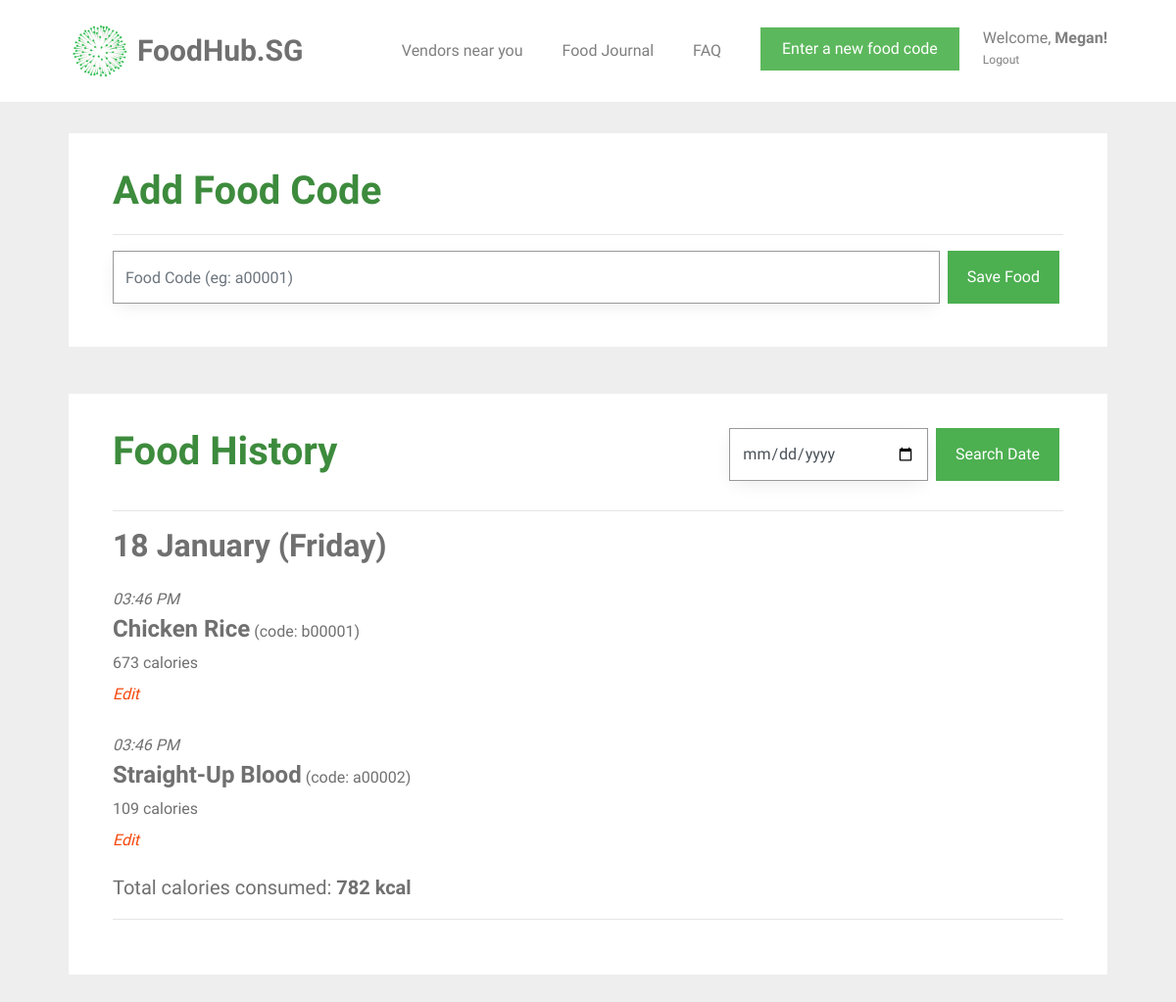
Page /food_journal (signed in) on the earlier database version.
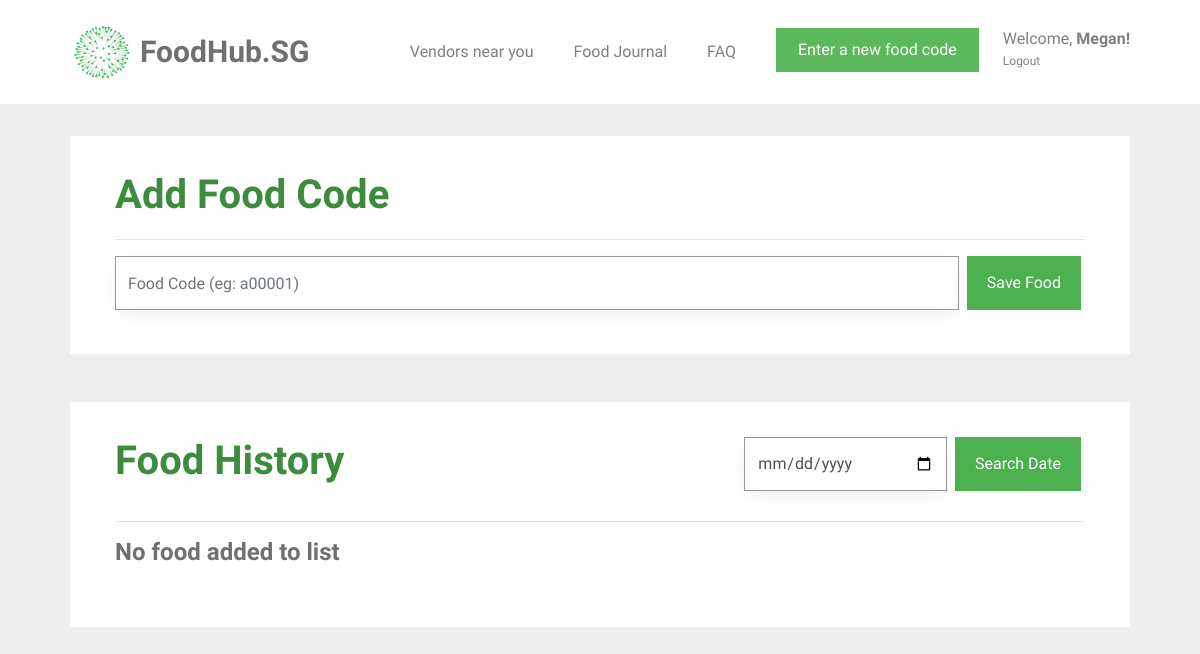
Same page on the later database version.
### tables this page shows
CREATE TABLE "user" (
	`id`	INTEGER PRIMARY KEY AUTOINCREMENT,
	`name`	TEXT NOT NULL,
	`email`	VARCHAR ( 512 ) NOT NULL UNIQUE,
	`password`	TEXT NOT NULL,
	`height`	INTEGER NOT NULL,
	`weight`	INTEGER NOT NULL,
	`location`	TEXT NOT NULL
);

CREATE TABLE food_entry (
  id INTEGER PRIMARY KEY AUTOINCREMENT,
  creator_id INTEGER NOT NULL,
  created TIMESTAMP NOT NULL DEFAULT (datetime('now','localtime')),
  food_code VARCHAR(6) NOT NULL,
  food_name TEXT NOT NULL,
  calories INT NOT NULL,
  FOREIGN KEY (creator_id) REFERENCES user (id)
);

### foodhubsg/food.py (the view, shortened to what this page needs)
@bp.route('/food_journal', methods=('GET', 'POST'))
@login_required
def food_journal():
    db = get_db()
    food_items = db.execute(
        'SELECT f.id, creator_id, food_name, created, calories, food_code, email'
        ' FROM food_entry f JOIN user u ON f.creator_id = u.id'
        ' WHERE f.creator_id = ?'
        ' ORDER BY datetime(created) DESC',
        (g.user['id'],),
    ).fetchall()
    users = db.execute(
        'SELECT id, name, email, password, height, weight, location'
        ' FROM user'
        ' WHERE id = ?',
        (g.user['id'],),
    ).fetchall()
    user_info = ProcessUserInfo(food_items, users)
    info = user_info.get_info()
    return render_template('food/food_journal.html', food_items=info["food_items"],
                           food_dates=info["food_dates"], all_dates=info["all_dates"],
                           calories_list=info["calories_list"], name=info["name"],
                           weight=info["weight"], height=info["height"], bmi=info["bmi"],
                           user_average_calories=info["user_average_calories"],
                           number_of_days=info["number_of_days"], food_exists=info["food_exists"],
                           now=datetime.utcnow())

### foodhubsg/auth.py (called while the page is built)
def login_required(view):
    @functools.wraps(view)
    def wrapped_view(**kwargs):
        if g.user is None:
            return redirect(url_for('auth.login'))
        return view(**kwargs)
    return wrapped_view

@bp.before_app_request
def load_logged_in_user():
    user_id = session.get('user_id')
    if user_id is None:
        g.user = None
    else:
        g.user = get_db().execute(
            'SELECT * FROM user WHERE id = ?', (user_id,)
        ).fetchone()

### foodhubsg/classes.py (called while the page is built)
def remove_duplicates(values):
    output = []
    seen = set()
    for value in values:
        if value not in seen:
            output.append(value)
            seen.add(value)
    return output

    def get_area(self):
        return self.__area

### foodhubsg/db.py (called while the page is built)
def get_db():
    if 'db' not in g:
        g.db = sqlite3.connect(
            current_app.config['DATABASE'],
            detect_types=sqlite3.PARSE_DECLTYPES
        )
        g.db.row_factory = sqlite3.Row
    return g.db

### foodhubsg/templates/food/food_journal.html (shortened to what this page needs)
{% extends 'base.html' %}
{% block content %}
<div id="colorlib-container">
    <div class="container">
        <div class="box1">
        <div class="row row-pb-md">
            <div class="col-md-12">
                <form method="post">
                    <header id="summary-header">
                        <h1 class="font_color"><b>Add Food Code</b></h1>
                        <hr>
                    </header>
                    <div class="input-group">
                        <input name="code" id="code" class="form-control" value="{{ request.form['code'] }}" placeholder="Food Code (eg: a00001)" required>
                        <span class="input-group-btn">
                            <input type="submit" name="action" value="Save Food" class="btn btn-primary" style="background-color: #4CAF50; height: 54px; margin-left: 0.5em;">
                        </span>
                    </div>
                </form>
            </div>
        </div>
        </div>
        <div class="box1">
        <div class="row row-pb-md">
            <div class="col-md-12">
                <form method="post">
                    <header id="summary-header">
                        <div class="input-group">
                            <h1 class="font_color"><b>Food History</b></h1>
                            <input type="date" name="search-date" id="search-date" class="form-control" style="margin-left: 25em;" min="2005-01-01" max="2030-12-31" required>
                            <span class="input-group-btn">
                                <input type="submit" name="action" value="Search Date" class="btn btn-primary" style="background-color: #4CAF50; height: 54px; margin-left: 0.5em;">
                            </span>
                        </div>
                        <hr>
                    </header>
                </form>
                {% if food_exists == 0 %}
                    <article class="food-journal">
                        <header>
                            <div class="food-subsection">
                                <h4><b>No food added to list</b></h4>
                            </div>
                        </header>
                    </article>
                {% else %}
                    <div id="accordion">
                    {% for date in food_dates %}
                        {% set example_food = date[0] %}
                        {% if now.strftime('%Y') == example_food['created'].strftime('%Y') %}
                            {% set example_date = example_food['created'].strftime('%d %B (%A)') %}
                        {% else %}
                            {% set example_date = example_food['created'].strftime('%d %B %Y (%A)') %}
                        {% endif %}
                        <h2> <b>{{ example_date }}</b> </h2>
                        {% for food in date %}
                            <article class="food-journal">
                                <header>
                                    <div class="food-subsection">
                                        <div id="time-created"> <i>{{ food['created'].strftime('%I:%M %p') }}</i> </div>
                                        <h4 style="margin-bottom: 0; display: inline"><b>{{ food['food_name'] }}</b></h4>
                                        <p style="display: inline">(code: {{ food['food_code'] }})</p>
                                        <p>
                                        {{ food['calories'] }} calories <br>
                                        <a class="action" href="{{ url_for('food.edit_food', id = food['id']) }}"><i>Edit</i></a>
                                        </p>
                                    </div>
                                </header>
                            </article>
                        {% endfor %}
                        <h5>Total calories consumed: <b> {{ calories_list[loop.index - 1] }} kcal </b> </h5>
                        <hr>
                    {% endfor %}
                {% endif %}
            </div>
            </div>
        </div>
        </div>
    </div>
{% endblock %}

### foodhubsg/templates/base.html (shortened to what this page needs)
<!doctype html>
<link rel="stylesheet" href="https://cdnjs.cloudflare.com/ajax/libs/font-awesome/4.7.0/css/font-awesome.min.css">
<link rel="stylesheet" href="https://stackpath.bootstrapcdn.com/bootstrap/4.1.3/css/bootstrap.min.css">
<link rel="stylesheet" href="../static/css/animate.css">
<link rel="stylesheet" href="../static/css/icomoon.css">
<link rel="stylesheet" href="../static/css/magnific-popup.css">
<link rel="stylesheet" href="../static/css/flexslider.css">
<link rel="stylesheet" href="../static/css/owl.carousel.min.css">
<link rel="stylesheet" href="../static/css/owl.theme.default.min.css">
<link rel="stylesheet" href="../static/css/style.css">
    {% block navbar %}
        <nav class="navbar navbar-light bg-white">
            <div class="container">
                <a class="navbar-brand" href="{{ url_for('index') }}">
                    <img src="../static/images/healthhub-logo.png" width="65px" height="60px" class="d-inline-block align-top" alt="FoodHub.SG Logo">
                    <span id="webname">FoodHub.SG</span>
                </a>
                {% if g.user %}
                    <ul class="navbar-nav ml-auto">
                        <li class="nav-item">
                            <a class="nav-link" href="{{ url_for('vendors.vendors') }}">Vendors near you</a>
                        </li>
                        <li class="nav-item">
                            <a class="nav-link" href="{{ url_for('food.food_journal') }}">Food Journal</a>
                        </li>
                        <li class="nav-item">
                            <a class="nav-link" href="{{ url_for('user.faq') }}">FAQ</a>
                        </li>
                        <li class="nav-item">
                            <a href="{{ url_for('food.food_journal') }}"><button type="button" class="btn btn-success">Enter a new food code</button></a>
                        </li>
                        <li class="nav-item settings nav-link">
                            <a class="nav-link" id="settings-link" href="{{ url_for('user.user_settings')}}">
                                Welcome, <span id="nav-name">{{ g.user['name'] }}!</span>
                            </a>
                            <a class="nav-link" id="logout-link" href="{{ url_for('auth.logout') }}">
                                Logout
                            </a>
                        </li>
                    </ul>
                {% endif %}
                {% endblock %}
            </div>
        </nav>
<section class="content">
    {% block content %}{% endblock %}
</section>

### foodhubsg/static/css/style.css (style rules this page uses)
.font_color { color: #3d8b3d; }
a { color: #F6490D; -webkit-transition: 0.5s; -o-transition: 0.5s; transition: 0.5s; }
h1, h2, h3, h4, h5, h6, figure { color: #707070; font-weight: 400; margin: 0 0 20px 0; }
#colorlib-container, #colorlib-instagram, #colorlib-about, #colorlib-contact, #colorlib-footer { padding: 2em 0; clear: both; }
.content { display: block; }
.form-control { -webkit-box-shadow: none; -moz-box-shadow: none; -ms-box-shadow: none; -o-box-shadow: none; box-shadow: none; border: none; font-size: 16px !important; font-weight: 300; -webkit-border-radius: 0px; -moz-border-radius: 0px; -ms-border-radius: 0px; border-radius: 0px; }
.btn { margin-right: 4px; margin-bottom: 4px; font-size: 16px; font-weight: 400; -webkit-border-radius: 30px; -moz-border-radius: 30px; -ms-border-radius: 30px; border-radius: 30px; -webkit-transition: 0.5s; -o-transition: 0.5s; transition: 0.5s; padding: 8px 20px; }
.btn-primary { background: #F6490D; color: #fff; }
.btn-success { background: #5cb85c; color: #fff; border: 2px solid #5cb85c; }
.form-control { -webkit-box-shadow: none; box-shadow: none; background: transparent; border: 1px solid rgba(0, 0, 0, 0.1); height: 54px; font-size: 18px; font-weight: 300; }
.row-pb-md { padding: 2em !important; }
.btn-primary { border-radius: 0; border-width: 0; }
.btn { border-radius: 0; }
.food-subsection { margin: 0.7em 0 1.0em 0; }
.form-control { border-width: 0.2px; border-color: #999999; box-shadow: 0 5px 20px -5px rgba(0,0,0,0.1); }
.box1 { background: #ffffff; padding: 0.5em; margin-bottom: 3em; transition: box-shadow 0.5s; }
.row.row-pb-md { margin: -5px -10px 0 -10px; }
.container { padding-right: 2.5em; padding-left: 2.5em; }
#nav-name { font-weight: bold; }
#search-date { width: 10em; }
.navbar-nav { flex-direction: row; }
.nav-item { padding: 10px 10px 10px 10px; margin: 10px; }
.navbar-nav > .settings { position: relative; display: block; margin-right: 0; padding-right: 0; margin-left: 0; padding-left: 0; color: #4CAF50; }
.settings > .nav-link { line-height: 22px; padding: 0; }
#logout-link { font-size: 12px; }
#webname { color: #707070; font-weight: bold; font-size: 30px; }
.bg-white { background-color: white; }

Differences in the rows shown:
removed food_entry: example_date "18 January (Friday)", created "03:46 PM", food_name "Chicken Rice", food_code "b00001", calories "673", calories_list "782"
removed food_entry: created "03:46 PM", food_name "Straight-Up Blood", food_code "a00002", calories "109", shown under "18 January (Friday)"
Other differences:
text now shown: "No food added to list"
